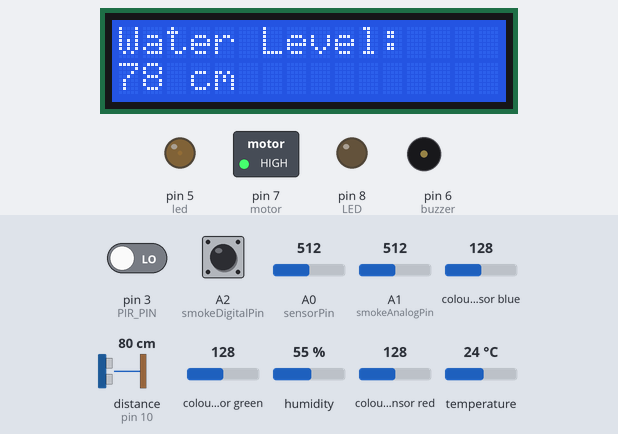
The sketch below on a simulated Arduino Uno, built with avr-gcc and run on an emulated ATmega328P. Shown: 16×2 character LCD, switched loads named in the sketch (green lamp = pin HIGH), output pins drawn as LEDs (lit = HIGH), buzzer (waves = sounding). Wiring (inferred from the names in the program): ultrasonic range finder: trigger pin 9; echo pin 10. The inputs (shaded band) are chosen by the test bench; at power-on: distance to the obstacle (sensor on pin 10) 80 cm, pin 3 (PIR_PIN) LOW, colour sensor blue 128, colour sensor green 128, A0 (sensorPin) = 512, A1 (smokeAnalogPin) = 512, A2 (smokeDigitalPin) LOW, humidity 55 %, colour sensor red 128, temperature 24 °C. The echo pulse lasts 58.3 µs per cm; pins used as bus, display or sensor lines are not drawn; what the sketch prints to the serial monitor is not drawn.

Above: at 1.2 s.
1.3 s: distance to the obstacle (sensor on pin 10) set to 8 cm
At 8.6 s:
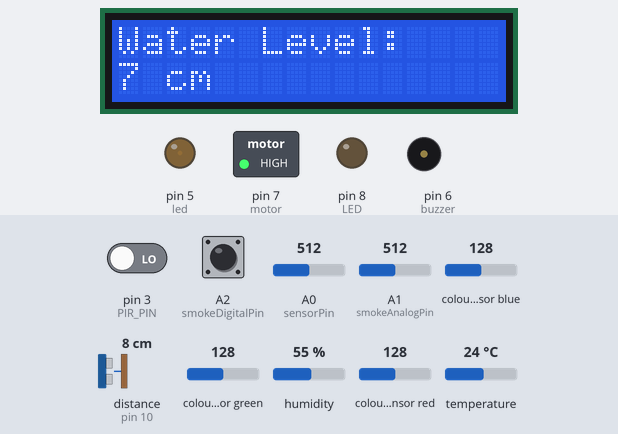
9.0 s: distance to the obstacle (sensor on pin 10) set to 5 cm
At 15.4 s:
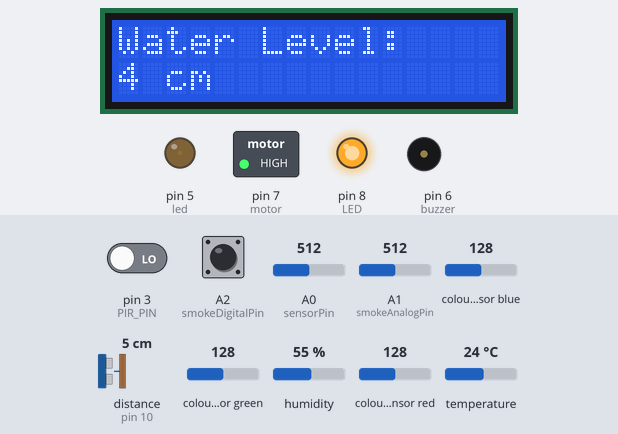
16.3 s: pin 3 (PIR_PIN) driven HIGH
At 20.1 s:
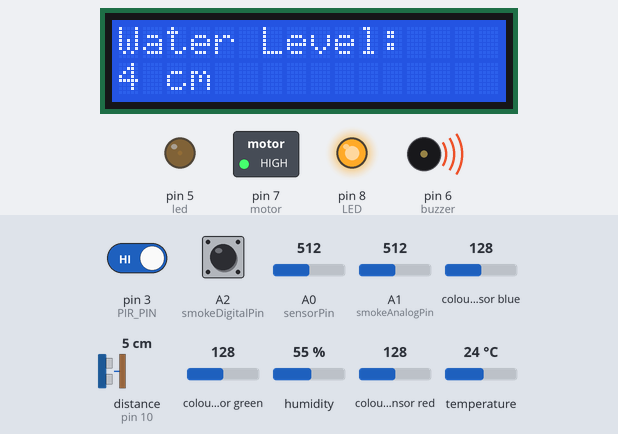
30.3 s: colour sensor blue set to 191
At 37.9 s:
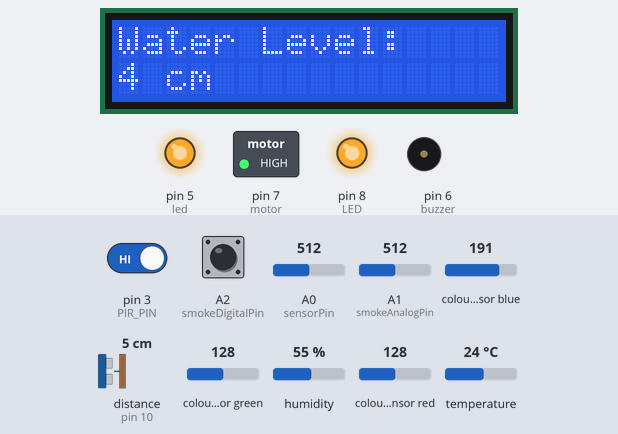
44.3 s: distance to the obstacle (sensor on pin 10) set to 9 cm
At 48.4 s:
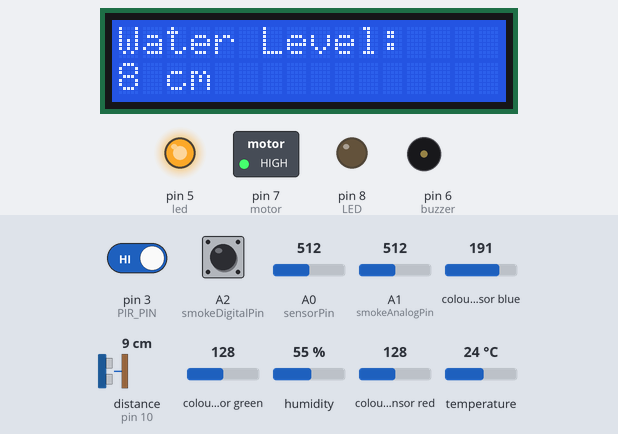
57.8 s: colour sensor green set to 5
At 65.9 s:
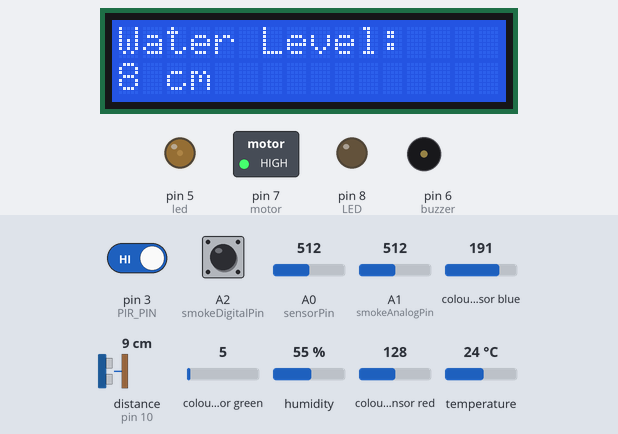
Timing chart, 0 to 72.1 s (numbered marks = the images above; inputs shaded):
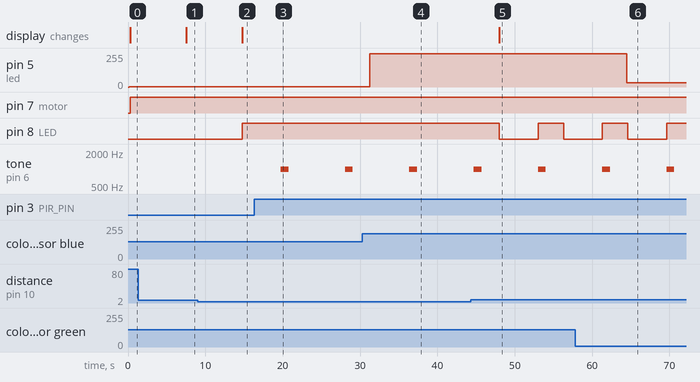

Measured:
- the behaviour switches between 7 and 6 cm on distance to the obstacle (sensor on pin 10) (found by bisection; images 1 and 2)
- after the input at 1.3 s, the display: changes after 6.2 s (image 1)
- after the input at 9.0 s, pin 8 (LED): LOW → HIGH after 5.7 s; the display: changes after 5.7 s (image 2)
- after the input at 16.3 s, tone on pin 6 (buzzer): alternates 1000 Hz for 1.0 s and silent for 7.3 s, starting after 3.5 s
- after the input at 30.3 s, pin 5 (led): 1/255 → 249/255 after 0.95 s
- after the input at 44.3 s, pin 8 (LED): HIGH → LOW after 3.7 s, → HIGH 5.0 s later, → LOW 3.3 s later; the display: changes after 3.7 s (image 5)
- after the input at 57.8 s, pin 5 (led): 249/255 → 33/255 after 6.7 s

The sketch:

CSE360_Project.ino
```cpp
#include <DHT.h>
#include <Wire.h>
#include <LiquidCrystal_I2C.h>
#include <Adafruit_TCS34725.h>

const int led = 5; // color sensor led

#define sensorPower 12    // Pin where soil moisture sensor is connected
#define sensorPin A0      // Pin where soil moisture sensor is connected
#define DHTPIN 2          // Pin where the DHT11 is connected
#define DHTTYPE DHT11     // DHT sensor type
#define PIR_PIN 3         // Pin where the PIR sensor is connected
#define smokeAnalogPin A1 // Pin where smoke detector analog output is connected
#define smokeDigitalPin A2 // Pin where smoke detector digital output is connected

Adafruit_TCS34725 tcs = Adafruit_TCS34725(TCS34725_INTEGRATIONTIME_50MS, TCS34725_GAIN_4X);

const int buzzer = 6;
const int motor = 7;
const int trigPin = 9;
const int echoPin = 10;

DHT dht(DHTPIN, DHTTYPE);
LiquidCrystal_I2C lcd(0x27, 16, 2);

long duration;
int distance;
int waterthreshold = 5;

void setup() {
  dht.begin();
  pinMode(7, OUTPUT);   // LED
  pinMode(8, OUTPUT);   // LED
  pinMode(PIR_PIN, INPUT);
  pinMode(sensorPower, OUTPUT);
  digitalWrite(sensorPower, LOW); // Keeping soil moisture sensor OFF initially
  pinMode(buzzer, OUTPUT);
  pinMode(motor, OUTPUT);
  digitalWrite(motor, LOW);
  pinMode(trigPin, OUTPUT);
  pinMode(echoPin, INPUT);
  pinMode(smokeDigitalPin, INPUT);

  lcd.begin(16, 2);
  lcd.backlight();
  lcd.setCursor(0, 0);
  lcd.print("Water Level: ");
  pinMode(led, OUTPUT);

  if (tcs.begin()) {
    Serial.println("Found sensor");
  } else {
    Serial.println("No TCS34725 found ... check your connections");
    while (1);
  }
  Wire.begin();
  Serial.begin(9600);
}

void loop() {
  // Read temperature and humidity from DHT11 sensor
  float humidity = dht.readHumidity();
  float temperature = dht.readTemperature();
  uint16_t r, g, b, c;
  tcs.getRawData(&r, &g, &b, &c);
  Serial.print("Red: "); Serial.print(r, DEC); Serial.print(" ");
  Serial.print("Green: "); Serial.print(g, DEC); Serial.print(" ");
  Serial.print("Blue: "); Serial.print(b, DEC); Serial.print(" ");
  Serial.print("Color: "); Serial.print(c, DEC); Serial.print(" ");
  Serial.println(" ");
  analogWrite(led, c);
  delay(100);

  // Ultrasonic
  digitalWrite(trigPin, LOW);
  delayMicroseconds(2);
  digitalWrite(trigPin, HIGH);
  delayMicroseconds(10);
  digitalWrite(trigPin, LOW);

  duration = pulseIn(echoPin, HIGH);
  distance = duration * 0.034 / 2;

  lcd.setCursor(0, 1);
  lcd.print("       ");
  lcd.setCursor(0, 1);
  lcd.print(distance);
  lcd.print(" cm");

  // Print the distance to the Serial Monitor
  Serial.print("Distance: ");
  Serial.print(distance);
  Serial.println(" cm");

  if (distance <= waterthreshold) {
    digitalWrite(8, HIGH);
    if (distance <= 5) {
      Serial.println("Water level: OK");
    } else {
      Serial.println("Need water");
    }
  } else {
    digitalWrite(8, LOW);
  }

  // Read soil moisture level
  int moistureLevel = readSensor();

  if ((moistureLevel < 2000) && (humidity < 100)) {
    // If moisture level is less than 50, turn on the motor (relay)
    digitalWrite(motor, HIGH); // Turn on the relay (motor)
    delay(5000); // Wait for 5 seconds
    digitalWrite(motor, LOW); // Turn off the relay (motor)
  } else {
    // If moisture level is not less than 50, keep the motor off
    digitalWrite(motor, LOW); // Make sure the relay (motor) is off
    delay(5000); // Wait for 5 seconds before checking again
  }

  // Check for gas/smoke detection
  int smokeAnalogValue = analogRead(smokeAnalogPin);
  int smokeDigitalValue = digitalRead(smokeDigitalPin);

  if (smokeAnalogValue > 5000) {
    Serial.println("Gas detected!");
  } else {
    Serial.println("No gas detected.");
  }

  if (!isnan(humidity) && !isnan(temperature)) {
    Serial.print("Temperature: ");
    Serial.print(temperature);
    Serial.print(" °C\tHumidity: ");
    Serial.print(humidity);
    Serial.println(" %");
    digitalWrite(7, HIGH);

    int motionDetected = digitalRead(PIR_PIN);

    if (motionDetected == HIGH) {
      Serial.println("Motion Detected!");
      digitalWrite(8, HIGH); // RED LED HIGH
      tone(buzzer, 1000);
      delay(1000);
      noTone(buzzer);
      delay(100);
    } else {
      Serial.println("No motion detected.");
    }
  } else {
    Serial.println("Failed to read from DHT sensor!");
    digitalWrite(6, HIGH);
  }

  // Print moisture level
  Serial.print("Moisture Level: ");
  Serial.println(moistureLevel);
  delay(2000); // Wait for 2 seconds before reading again
}

// This function returns the analog soil moisture measurement
int readSensor() {
  digitalWrite(sensorPower, HIGH);  // Turn the sensor ON
  delay(10);                         // Allow power to settle
  int val = analogRead(sensorPin);   // Read the analog value from sensor
  digitalWrite(sensorPower, LOW);    // Turn the sensor OFF
  return val;                        // Return analog moisture value
}
```
